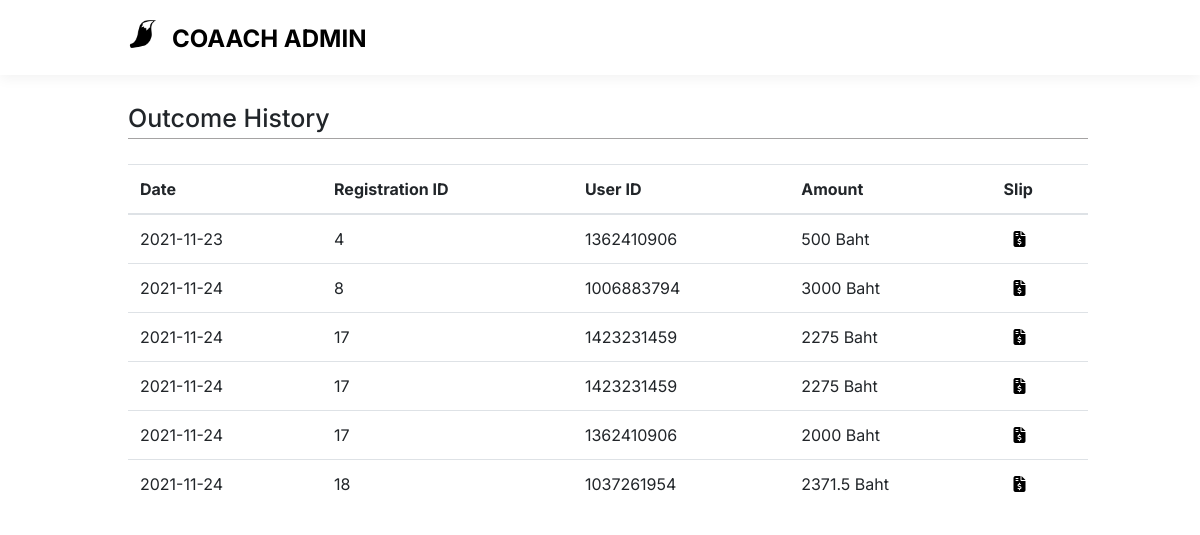
/admin/outcome.php, run on the app's committed database.
### tables this page shows
CREATE TABLE `Outcome` (
  `outcome_id` int(255) NOT NULL,
  `Date` date DEFAULT NULL,
  `registration_id` int(20) UNSIGNED DEFAULT NULL,
  `unique_id` int(20) UNSIGNED DEFAULT NULL,
  `amount` float DEFAULT NULL
);

### public/admin/outcome.php (the view, shortened to what this page needs)
<!DOCTYPE html>
<html>
<head>
    <link rel="stylesheet" href="https://stackpath.bootstrapcdn.com/bootstrap/4.1.3/css/bootstrap.min.css">
    <link rel="stylesheet" href="../styleSheet/income.css">
</head>
<body>
<?php include_once "header.php"?>
<section class="form table">
    <header>Outcome History</header>
    <div class="content">
        <table class="table table-hover">
            <thead>
            <tr>
                <th scope="col">Date</th>
                <th scope="col">Registration ID</th>
                <th scope="col">User ID</th>
                <th scope="col">Amount</th>
                <th scope="col">Slip</th>
            </tr>
            </thead>
            <tbody>
            <?php
            $q = "SELECT * FROM Outcome";
            $result=$mysqli->query($q);
            while($row=$result->fetch_array()){ ?>
                <tr>
                    <td><?=$row['Date']?></td>
                    <td><?=$row['registration_id']?></td>
                    <td><?=$row['unique_id']?></td>
                    <td><?=$row['amount']?> Baht</td>
                    <td>
                        <a href="#"><i class="fas fa-file-invoice-dollar"></i></a>
                    </td>
                </tr>
            <?php } ?>
            </tbody>
        </table>
    </div>
</section>
</body>
</html>

### public/admin/header.php (shortened to what this page needs)
<!DOCTYPE html>
<html lang="en">
<head>
    <link rel="stylesheet" href="styleSheet/header.css">
    <link rel="stylesheet" href="../styleSheet/header.css">
</head>
<body>
<div class="header_menu">
    <div class="header_left">
        <a href="<?php
        echo 'index.php';
        ?>" class="linkstyle am">
            <div class="logo_img am">
                <img src="../../../media/logo.png">
            </div>
            <span class="mg am">Coaach Admin</span>
        </a>
    </div>
</div>
</body>
</html>

### public/styleSheet/income.css (style rules this page uses)
.form header { width: 80%; font-weight: 500; font-size: 25px; margin: 25px 0 0 128px; border-bottom: 1px solid #a5a3a3; }
.form .table { margin: 25px 0 0 128px; width: 80%; }
.form .table a { margin-left: 10px; color: black; }

### public/styleSheet/header.css (style rules this page uses)
:root { --main-color: #B0A698; --main-color2:#F2EBE6; --main-font-family:inter; }
body { font-family: var(--main-font-family); margin: 0px; }
.header_menu { position: relative; z-index: 999; padding: 18px 128px ; box-shadow: rgba(0, 0, 0, 0.05) 0px 4px 12px 0px; display: flex; justify-content: space-between; }
.am { align-items: center; vertical-align: middle; }
.mg { margin:0 12px; }
.linkstyle { text-decoration: none; color:black; }
.header_menu .header_left,.header_menu .header_center { display: flex; flex-direction: column; width: 50%; justify-content: center; }
.header_menu .logo_img { vertical-align: middle; display: block; }
.header_menu img { height: 32px; display: flex; float: left; }
.header_menu .header_left span { font-size: 24px; font-weight: bold; text-transform: uppercase; display: block; float: left; margin-top: 3px; }

### data on the page
outcome: Date "2021-11-23", registration "4", unique "1362410906", amount "500"
outcome: Date "2021-11-24", registration "8", unique "1006883794", amount "3000"
outcome: Date "2021-11-24", registration "17", unique "1423231459", amount "2275"
outcome: Date "2021-11-24", registration "17", unique "1423231459", amount "2275"
outcome: Date "2021-11-24", registration "17", unique "1362410906", amount "2000"
outcome: Date "2021-11-24", registration "18", unique "1037261954", amount "2371.5"
